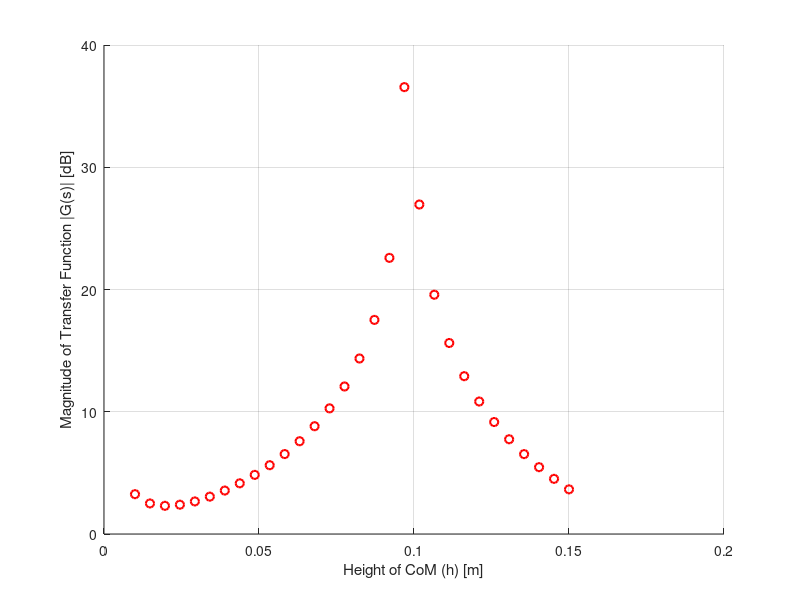

Recreate this plot in MATLAB.

% G(s) vs h

% Motorcycle Constants
m           = 4;             % mass of the motorcycle [kg]
a           = 160e-3;       % horizontal distance from CoM to rear axle [m]
b0          = 290e-3;             % wheelbase at zero trail length [m]
lambda      = 70 * pi/180;             % front fork angle [rad]
sine_lambda = sin(lambda);  % sine of lambda []
J_s         = 0.5 * 0.8 *(10e-3)^2;             % steering mass moment of inertia [kg m^2]
g           = 9.81;         % acceleration due to gravity [m s^-2]
r           = 60e-3;             % radius of wheels [m]

% Motorcycle Variables
c           = -10e-3;             % trail length [m]
b           = b0 + c;       % wheelbase [m]
v_x         = 0.9;          % forward velocity [m s^-1]
omega       = 10;           % test frequency [rad s^-1]

h_array = linspace(0.01, 0.15, 30);
magnitude = zeros(size(h_array));

for i = 1 : size(h_array, 2)
    num_1 = a * h_array(i) * sine_lambda * v_x * omega;
    num_2 = a * abs(c) * g * sine_lambda;
    num_3 = h_array(i) * sine_lambda * v_x.^2;
    
    den_1 = b * h_array(i).^2 * omega.^2;
    den_2 = - g * h_array(i) * b;
    
    num = num_1 + num_2 + num_3;
    den = den_1 + den_2;
    
    magnitude(i) = 20 * log10(abs(num/ den));
end

figure(1)
plot(h_array, magnitude, 'ro', 'LineWidth', 1.5);
grid on;
box off;
xlabel('Height of CoM (h) [m]');
ylabel('Magnitude of Transfer Function |G(s)| [dB]');

